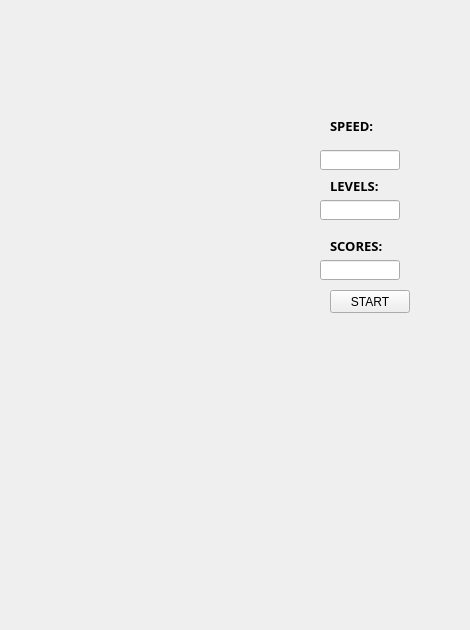
<?xml version="1.0" encoding="UTF-8"?>
<ui version="4.0">
 <class>MainWindow</class>
 <widget class="QMainWindow" name="MainWindow">
  <property name="geometry">
   <rect>
    <x>0</x>
    <y>0</y>
    <width>470</width>
    <height>630</height>
   </rect>
  </property>
  <property name="minimumSize">
   <size>
    <width>470</width>
    <height>630</height>
   </size>
  </property>
  <property name="maximumSize">
   <size>
    <width>470</width>
    <height>630</height>
   </size>
  </property>
  <property name="windowTitle">
   <string>MainWindow</string>
  </property>
  <widget class="QWidget" name="centralwidget">
   <widget class="QPushButton" name="pushButtonStart">
    <property name="geometry">
     <rect>
      <x>330</x>
      <y>290</y>
      <width>80</width>
      <height>23</height>
     </rect>
    </property>
    <property name="minimumSize">
     <size>
      <width>80</width>
      <height>0</height>
     </size>
    </property>
    <property name="maximumSize">
     <size>
      <width>80</width>
      <height>16777215</height>
     </size>
    </property>
    <property name="text">
     <string>START</string>
    </property>
   </widget>
   <widget class="QLabel" name="labelSpeed">
    <property name="geometry">
     <rect>
      <x>330</x>
      <y>110</y>
      <width>80</width>
      <height>31</height>
     </rect>
    </property>
    <property name="minimumSize">
     <size>
      <width>80</width>
      <height>0</height>
     </size>
    </property>
    <property name="maximumSize">
     <size>
      <width>80</width>
      <height>16777215</height>
     </size>
    </property>
    <property name="font">
     <font>
      <family>微软雅黑</family>
      <pointsize>10</pointsize>
      <weight>75</weight>
      <bold>true</bold>
     </font>
    </property>
    <property name="text">
     <string>SPEED:</string>
    </property>
   </widget>
   <widget class="QLabel" name="labelLevels">
    <property name="geometry">
     <rect>
      <x>330</x>
      <y>170</y>
      <width>80</width>
      <height>31</height>
     </rect>
    </property>
    <property name="minimumSize">
     <size>
      <width>80</width>
      <height>0</height>
     </size>
    </property>
    <property name="maximumSize">
     <size>
      <width>80</width>
      <height>16777215</height>
     </size>
    </property>
    <property name="font">
     <font>
      <family>微软雅黑</family>
      <pointsize>10</pointsize>
      <weight>75</weight>
      <bold>true</bold>
     </font>
    </property>
    <property name="text">
     <string>LEVELS:</string>
    </property>
   </widget>
   <widget class="QLabel" name="labelScores">
    <property name="geometry">
     <rect>
      <x>330</x>
      <y>230</y>
      <width>80</width>
      <height>31</height>
     </rect>
    </property>
    <property name="minimumSize">
     <size>
      <width>80</width>
      <height>0</height>
     </size>
    </property>
    <property name="maximumSize">
     <size>
      <width>80</width>
      <height>16777215</height>
     </size>
    </property>
    <property name="font">
     <font>
      <family>微软雅黑</family>
      <pointsize>10</pointsize>
      <weight>75</weight>
      <bold>true</bold>
     </font>
    </property>
    <property name="text">
     <string>SCORES:</string>
    </property>
   </widget>
   <widget class="QLineEdit" name="lineEditSpeed">
    <property name="geometry">
     <rect>
      <x>320</x>
      <y>150</y>
      <width>80</width>
      <height>20</height>
     </rect>
    </property>
    <property name="minimumSize">
     <size>
      <width>80</width>
      <height>0</height>
     </size>
    </property>
    <property name="maximumSize">
     <size>
      <width>80</width>
      <height>16777215</height>
     </size>
    </property>
    <property name="readOnly">
     <bool>true</bool>
    </property>
   </widget>
   <widget class="QLineEdit" name="lineEditLevels">
    <property name="geometry">
     <rect>
      <x>320</x>
      <y>200</y>
      <width>80</width>
      <height>20</height>
     </rect>
    </property>
    <property name="minimumSize">
     <size>
      <width>80</width>
      <height>0</height>
     </size>
    </property>
    <property name="maximumSize">
     <size>
      <width>80</width>
      <height>16777215</height>
     </size>
    </property>
    <property name="readOnly">
     <bool>true</bool>
    </property>
   </widget>
   <widget class="QLineEdit" name="lineEditScores">
    <property name="geometry">
     <rect>
      <x>320</x>
      <y>260</y>
      <width>80</width>
      <height>20</height>
     </rect>
    </property>
    <property name="minimumSize">
     <size>
      <width>80</width>
      <height>0</height>
     </size>
    </property>
    <property name="maximumSize">
     <size>
      <width>80</width>
      <height>16777215</height>
     </size>
    </property>
    <property name="readOnly">
     <bool>true</bool>
    </property>
   </widget>
  </widget>
 </widget>
 <resources/>
 <connections/>
</ui>
